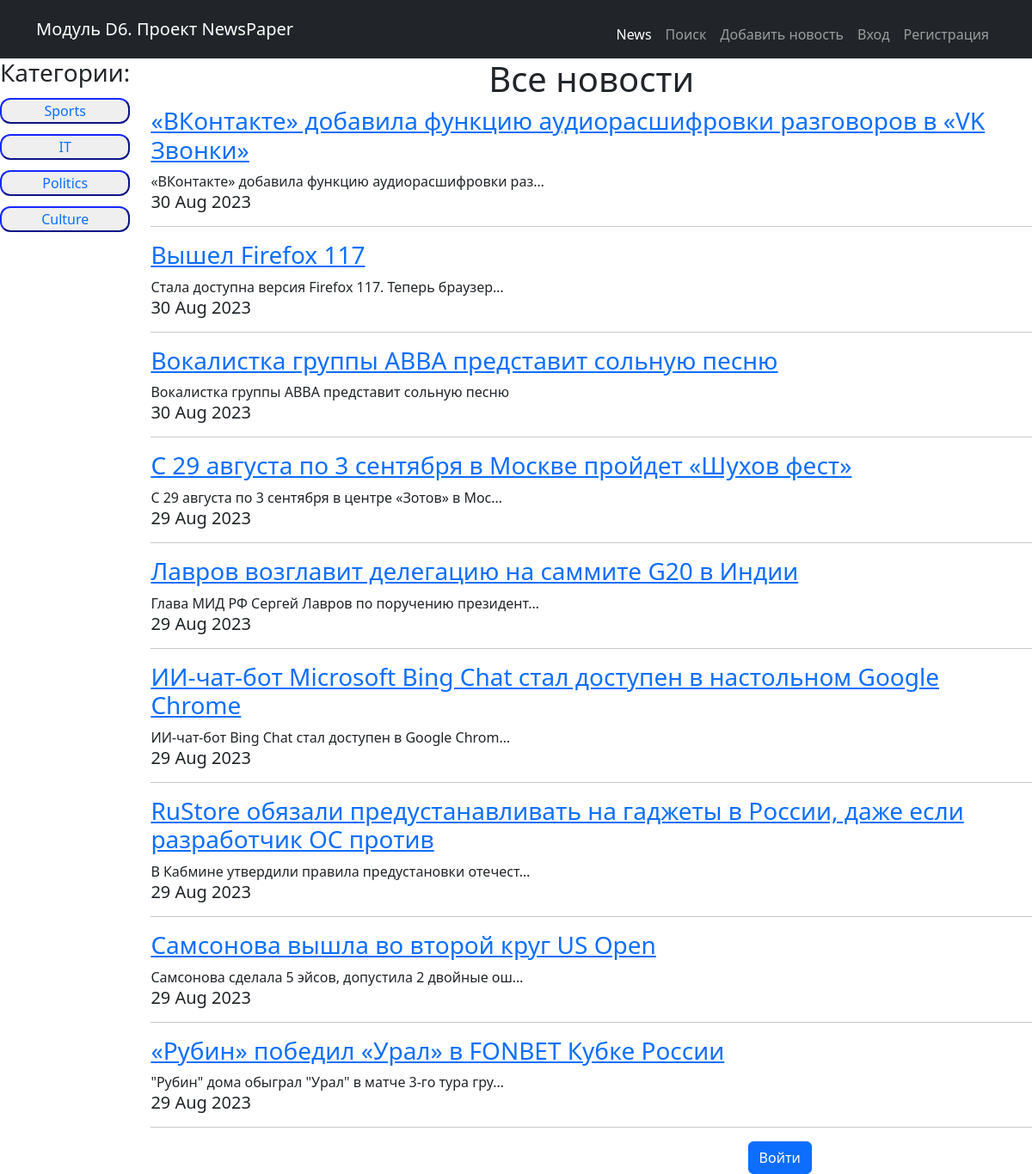
Page /news/ on the committed database.
### news/models.py (models this page shows, shortened)
class Category(models.Model):
	new_category = models.CharField(max_length = 100, unique = True)
	def __str__(self):
		return f'{self.new_category}'

class Post(models.Model):
	POST_TYPE = [('AR', 'Статья'), ('NW', 'Новость')]
	author = models.ForeignKey(Author, on_delete = models.CASCADE)
	post_type = models.CharField(max_length = 2, choices = POST_TYPE, default = 'AR')
	time_create = models.DateTimeField(auto_now_add = True)
	title = models.CharField(max_length = 255)
	text = models.TextField()
	rating = models.IntegerField(default = 0)
	categories = models.ManyToManyField(Category, through='PostCategory')

### news/views.py (the view)
# urls.py: path('', PostsList.as_view(), name=''),
class PostsList(ListView):
    model = Post
    template_name ='news.html'
    context_object_name = 'news'
    paginate_by = 10
    def get_queryset(self):
        if len(self.kwargs):
            category = Category.objects.get(id=self.kwargs['category_id'])
            queryset = Post.objects.filter(categories=category).order_by('-time_create')
        else:
            queryset = Post.objects.order_by('-time_create')
        return queryset
    def get_context_data(self, **kwargs):
        user = self.request.user
        context = super().get_context_data(**kwargs)
        context['is_author'] = user.groups.filter(name = 'Authors').exists()
        context['categories'] = Category.objects.all()
        if len(self.kwargs):
            context['category_name'] = Category.objects.get(id=self.kwargs['category_id'])
            if user.is_authenticated:
                context['user_subsсribed'] = user.subscribers_set.filter(news_category__new_category=context['category_name'])
        return context

### news/templatetags/custom_filters.py (called while the page is built)
@register.filter(name='censor')
def censor(text):
    bad_words = ('ехай', 'едь', 'езжай')
    for word in bad_words:
        if word in text:
            text = text.replace(word, '*****')
    return text

### news/templates/news.html (shortened to what this page needs)
{% extends 'default.html' %}
{% load custom_filters %}
{% load static %}
{% block css %}
    <link href="{% static '/news/style.css' %}" rel="stylesheet">
    <link href="{% static '/bootstrap/bootstrap.min.css' %}" rel="stylesheet">
{% endblock css %}
{% block content %}
    <div class="conteiner">
        <div class="item sidebar">
            <h3>Категории:</h3>
            <ul>
                {% for category in categories %}
            <li><button id="category_buttons">
                <a class="a_cat_filter" href="{% url 'category_filter' category.id %}">{{ category }}</a>
            </button></li>
                {% endfor %}
            </ul>
        </div>
    <div class="item content">
    {% if not category_name %}
        <h1 id="count_cat_news">Все новости</h1>
    {% endif %}
{% for onenews in news%}
    <a href="{% url 'post_detail' onenews.id %}"><h3>{{onenews.title|censor}}</h3></a>
    {{onenews.text|truncatechars:50|censor}}
    <h5>{{onenews.time_create|date:'d M Y'}}</h5>
<hr>
{% endfor %}
    <div style="width: 50%; margin: 10px 25% 50px 25%">
        {% if user.is_authenticated %}
                <a href="{% url 'logout' %}" style="float: right; text-decoration: none"><button type="button" style="float: right" class="btn btn-outline-danger">Выйти</button></a>
        {% else %}
                <a href="/accounts/login/?next=/"><button style="float: right" class="btn btn-primary">Войти</button></a>
        {% endif %}
    </div>
    </div>
    </div>
{% endblock content %}

### templates/default.html (shortened to what this page needs)
<!DOCTYPE html>
<html lang="en">
<head>
    {% block css %}
    {% endblock css %}
</head>
<body>
<nav class="navbar navbar-expand-lg navbar-dark bg-dark">
    <div class="container">
        <a class="navbar-brand" href="/news/">Модуль D6. Проект NewsPaper</a>
        <div class="collapse navbar-collapse" id="navbarSupportedContent">
            <ul class="navbar-nav ms-auto mb-2 mb-lg-0">
                <li class="nav-item"><a class="nav-link active" aria-current="page" href="/news/">News</a></li>
                <li class="nav-item"><a class="nav-link" aria-current="page" href="/news/search/">Поиск</a>
                <li class="nav-item"><a class="nav-link" aria-current="page" href="/news/add">Добавить новость</a></li>
                {% if user.is_authenticated %}
                    <li class="nav-item"><a class="nav-link" aria-current="page" href="http://127.0.0.1:8000/">{{user.username}}</a></li>
                    <li class="nav-item"><a class="nav-link" aria-current="page" href="/sign/logout/">Выход</a></li>
                {% else %}
                    <li class="nav-item"><a class="nav-link" aria-current="page" href="/sign/login/">Вход</a></li>
                    <li class="nav-item"><a class="nav-link" aria-current="page" href="/sign/signup/">Регистрация</a></li>
                {% endif %}
            </ul>
        </div>
    </div>
</nav>
{% block content %}
{% endblock content %}
</body>
</html>

### static/news/style.css (style rules this page uses)
.conteiner { grid-template-areas: 'sidebar content'; display: grid; grid-template-columns: 1fr 8fr; grid-column-gap: 24px; }
.sidebar { grid-area: sidebar; text-align: center; list-style-type: none; }
.content { grid-area: content; }
ul { display: contents; }
#category_buttons { width: 100%; border-radius: 12px; border-color: #1522d9; }
.a_cat_filter { text-decoration: none; }
li { margin-top: 12px; }
#count_cat_news { text-align: center; }

### rows in the picture
Category: new_category "Sports"
Category: new_category "IT"
Category: new_category "Politics"
Category: new_category "Culture"
Post: title|censor "«ВКонтакте» добавила функцию аудиорасшифровки разговоров в «VK Звонки»", text|censor "«ВКонтакте» добавила функцию аудиорасшифровки раз…", time_create "30 Aug 2023"
Post: title|censor "Вышел Firefox 117", text|censor "Стала доступна версия Firefox 117. Теперь браузер…", time_create "30 Aug 2023"
Post: title|censor "Вокалистка группы ABBA представит сольную песню", text|censor "Вокалистка группы ABBA представит сольную песню", time_create "30 Aug 2023"
Post: title|censor "С 29 августа по 3 сентября в Москве пройдет «Шухов фест»", text|censor "С 29 августа по 3 сентября в центре «Зотов» в Мос…", time_create "29 Aug 2023"
Post: title|censor "Лавров возглавит делегацию на саммите G20 в Индии", text|censor "Глава МИД РФ Сергей Лавров по поручению президент…", time_create "29 Aug 2023"
Post: title|censor "ИИ-чат-бот Microsoft Bing Chat стал доступен в настольном Google Chrome", text|censor "ИИ-чат-бот Bing Chat стал доступен в Google Chrom…", time_create "29 Aug 2023"
Post: title|censor "RuStore обязали предустанавливать на гаджеты в России, даже если разработчик ОС против", text|censor "В Кабмине утвердили правила предустановки отечест…", time_create "29 Aug 2023"
Post: title|censor "Самсонова вышла во второй круг US Open", text|censor "Самсонова сделала 5 эйсов, допустила 2 двойные ош…", time_create "29 Aug 2023"
Post: title|censor "«Рубин» победил «Урал» в FONBET Кубке России", text|censor "\"Рубин\" дома обыграл \"Урал\" в матче 3-го тура гру…", time_create "29 Aug 2023"
